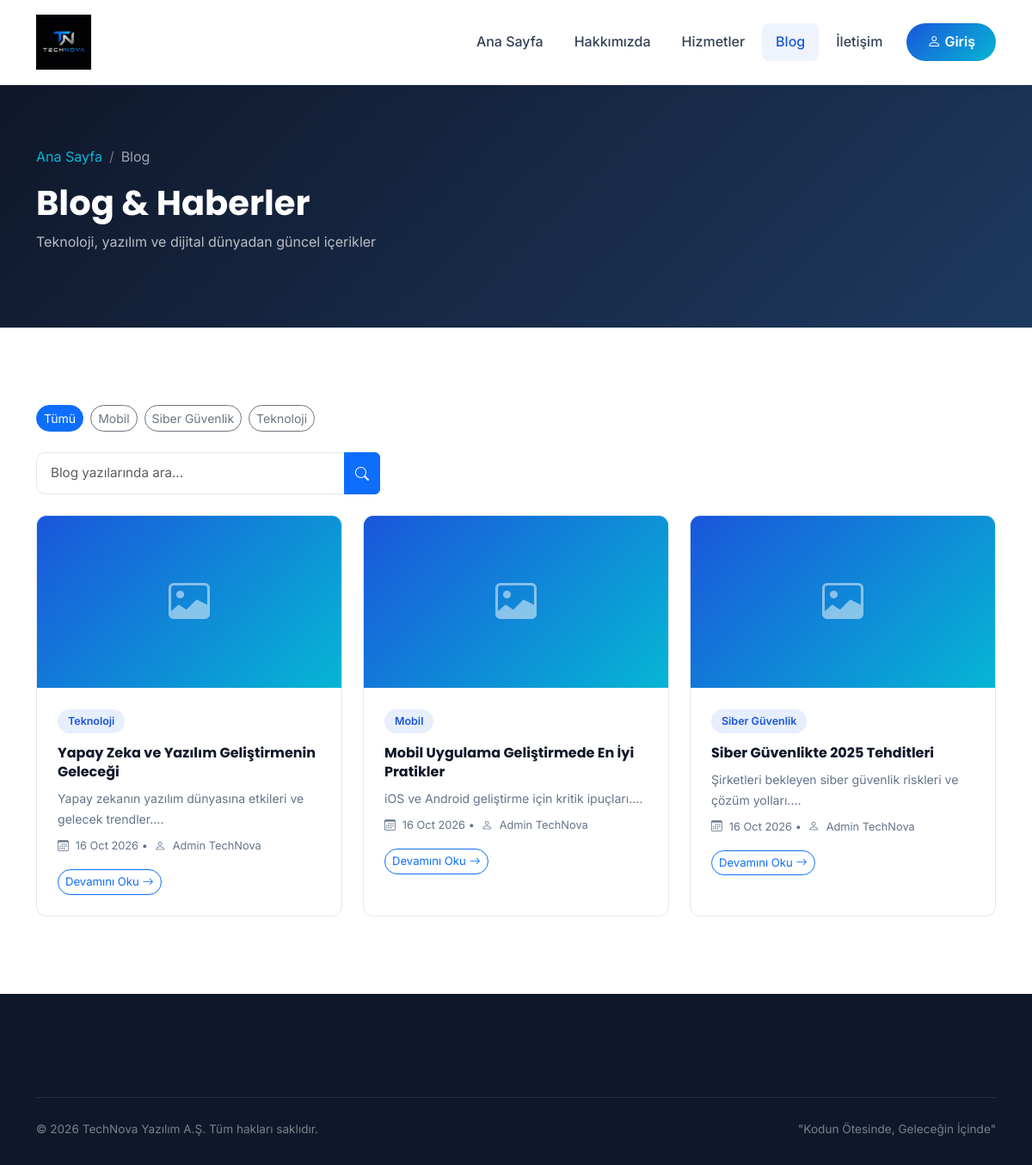
Screenshot of /blog.php with the database file from the repository.
### tables this page shows
CREATE TABLE `blog` (
  `id` int(11) NOT NULL AUTO_INCREMENT,
  `baslik` varchar(255) NOT NULL,
  `ozet` text DEFAULT NULL,
  `icerik` longtext NOT NULL,
  `resim` varchar(255) DEFAULT NULL,
  `kategori` varchar(100) DEFAULT NULL,
  `yazar_id` int(11) DEFAULT NULL,
  `tarih` datetime NOT NULL DEFAULT CURRENT_TIMESTAMP,
  `durum` enum('yayinda','taslak') NOT NULL DEFAULT 'yayinda',
  PRIMARY KEY (`id`),
  KEY `yazar_id` (`yazar_id`),
  CONSTRAINT `blog_ibfk_1` FOREIGN KEY (`yazar_id`) REFERENCES `kullanicilar` (`id`) ON DELETE SET NULL
);

CREATE TABLE `kullanicilar` (
  `id` int(11) NOT NULL AUTO_INCREMENT,
  `ad` varchar(100) NOT NULL,
  `soyad` varchar(100) NOT NULL,
  `email` varchar(191) NOT NULL,
  `sifre` varchar(255) NOT NULL,
  `rol` enum('admin','kullanici') NOT NULL DEFAULT 'kullanici',
  `olusturma_tarihi` datetime NOT NULL DEFAULT CURRENT_TIMESTAMP,
  PRIMARY KEY (`id`),
  UNIQUE KEY `email` (`email`)
);

### config.php (called while the page is built, shortened)
<?php
function isLoggedIn() {
    return isset($_SESSION['kullanici_id']);
}
?>

### blog.php (the view, shortened to what this page needs)
<?php require_once 'config.php'; ?>
<!DOCTYPE html>
<html lang="tr">
<head>
<link href="https://cdn.jsdelivr.net/npm/bootstrap@5.3.2/dist/css/bootstrap.min.css" rel="stylesheet">
<link href="https://cdn.jsdelivr.net/npm/bootstrap-icons@1.11.3/font/bootstrap-icons.css" rel="stylesheet">
<link href="<?= SITE_URL ?>/assets/css/style.css" rel="stylesheet">
</head>
<body>
<nav class="navbar navbar-expand-lg">
  <div class="container">
    <a class="navbar-brand" href="<?= SITE_URL ?>">
      <img src="<?= SITE_URL ?>/assets/img/logo.png" alt="TechNova" class="logo-img">
    </a>
    <div class="collapse navbar-collapse" id="navMain">
      <ul class="navbar-nav ms-auto align-items-lg-center gap-1">
        <li class="nav-item"><a class="nav-link" href="<?= SITE_URL ?>">Ana Sayfa</a></li>
        <li class="nav-item"><a class="nav-link" href="<?= SITE_URL ?>/hakkimizda.php">Hakkımızda</a></li>
        <li class="nav-item"><a class="nav-link" href="<?= SITE_URL ?>/hizmetler.php">Hizmetler</a></li>
        <li class="nav-item"><a class="nav-link active" href="<?= SITE_URL ?>/blog.php">Blog</a></li>
        <li class="nav-item"><a class="nav-link" href="<?= SITE_URL ?>/iletisim.php">İletişim</a></li>
        <?php if (isLoggedIn()): ?>
        <li class="nav-item"><a class="nav-link btn-nav-cta ms-2" href="<?= SITE_URL ?>/admin/index.php"><i class="bi bi-speedometer2"></i> Panel</a></li>
        <?php else: ?>
        <li class="nav-item"><a class="nav-link btn-nav-cta ms-2" href="<?= SITE_URL ?>/giris.php"><i class="bi bi-person"></i> Giriş</a></li>
        <?php endif; ?>
      </ul>
    </div>
  </div>
</nav>
<div class="page-header">
  <div class="container">
    <nav aria-label="breadcrumb">
      <ol class="breadcrumb mb-3">
        <li class="breadcrumb-item"><a href="<?= SITE_URL ?>">Ana Sayfa</a></li>
        <li class="breadcrumb-item active">Blog</li>
      </ol>
    </nav>
    <h1>Blog & Haberler</h1>
    <p>Teknoloji, yazılım ve dijital dünyadan güncel içerikler</p>
  </div>
</div>
<section class="section-pad">
  <div class="container">
    <?php
    $kategoriler = $pdo->query("SELECT DISTINCT kategori FROM blog WHERE durum='yayinda' AND kategori IS NOT NULL AND kategori != '' ORDER BY kategori")->fetchAll();
    ?>
    <?php if ($kategoriler): ?>
    <div class="mb-4 d-flex flex-wrap gap-2">
      <a href="<?= SITE_URL ?>/blog.php" class="btn btn-sm <?= !isset($_GET['kategori']) ? 'btn-primary' : 'btn-outline-secondary' ?>" style="border-radius:20px;">Tümü</a>
      <?php foreach($kategoriler as $kat): ?>
      <a href="?kategori=<?= urlencode($kat['kategori']) ?>" class="btn btn-sm <?= (isset($_GET['kategori']) && $_GET['kategori']==$kat['kategori']) ? 'btn-primary' : 'btn-outline-secondary' ?>" style="border-radius:20px;"><?= htmlspecialchars($kat['kategori']) ?></a>
      <?php endforeach; ?>
    </div>
    <?php endif; ?>
    <?php
    $where = "WHERE b.durum='yayinda'";
    $params = [];
    $page = max(1, (int)($_GET['sayfa'] ?? 1));
    $perPage = 9;
    $offset = ($page - 1) * $perPage;
    $stmt = $pdo->prepare("SELECT b.*, k.ad, k.soyad FROM blog b LEFT JOIN kullanicilar k ON b.yazar_id=k.id $where ORDER BY b.tarih DESC LIMIT $perPage OFFSET $offset");
    $stmt->execute($params);
    $posts = $stmt->fetchAll();
    ?>
    <form method="get" class="mb-4">
      <div class="input-group" style="max-width:400px;">
        <input type="text" name="ara" class="form-control" placeholder="Blog yazılarında ara..." value="<?= htmlspecialchars($_GET['ara'] ?? '') ?>">
        <button class="btn btn-primary" type="submit"><i class="bi bi-search"></i></button>
      </div>
    </form>
    <div class="row g-4">
      <?php foreach($posts as $blog): ?>
      <div class="col-lg-4 col-md-6">
        <div class="blog-card h-100">
          <?php if($blog['resim'] && file_exists(__DIR__.'/uploads/blog/'.$blog['resim'])): ?>
          <img src="<?= SITE_URL ?>/uploads/blog/<?= htmlspecialchars($blog['resim']) ?>" class="blog-card-img" alt="<?= htmlspecialchars($blog['baslik']) ?>">
          <?php else: ?>
          <div class="blog-card-img-placeholder"><i class="bi bi-image"></i></div>
          <?php endif; ?>
          <div class="blog-card-body">
            <?php if($blog['kategori']): ?>
            <span class="blog-category"><?= htmlspecialchars($blog['kategori']) ?></span>
            <?php endif; ?>
            <h5><a href="<?= SITE_URL ?>/blog-detay.php?id=<?= $blog['id'] ?>"><?= htmlspecialchars($blog['baslik']) ?></a></h5>
            <?php if($blog['ozet']): ?>
            <p style="font-size:0.88rem; color:#64748B; margin:0.5rem 0;"><?= htmlspecialchars(mb_substr($blog['ozet'],0,120)) ?>...</p>
            <?php endif; ?>
            <div class="blog-meta mt-2">
              <i class="bi bi-calendar3"></i> <?= date('d M Y', strtotime($blog['tarih'])) ?>
              <?php if($blog['ad']): ?> &bull; <i class="bi bi-person"></i> <?= htmlspecialchars($blog['ad'].' '.$blog['soyad']) ?><?php endif; ?>
            </div>
            <a href="<?= SITE_URL ?>/blog-detay.php?id=<?= $blog['id'] ?>" class="btn btn-sm btn-outline-primary mt-3" style="border-radius:20px; font-size:0.82rem;">Devamını Oku <i class="bi bi-arrow-right"></i></a>
          </div>
        </div>
      </div>
      <?php endforeach; ?>
    </div>
  </div>
</section>
<footer class="footer">
  <div class="container">
    <div class="footer-bottom" style="border-top:1px solid rgba(255,255,255,0.1); padding-top:25px;">
      <span>&copy; <?= date('Y') ?> TechNova Yazılım A.Ş. Tüm hakları saklıdır.</span>
      <span>"Kodun Ötesinde, Geleceğin İçinde"</span>
    </div>
  </div>
</footer>
</body>
</html>

### assets/css/style.css (style rules this page uses)
:root { --primary: #1A56DB; --primary-dark: #1344B5; --secondary: #0F172A; --accent: #06B6D4; --light: #F8FAFC; --gray: #64748B; --text: #334155; --white: #ffffff; --border: #E2E8F0; --shadow: 0 4px 24px rgba(26, 86, 219, 0.10); --radius: 12px; --transition: all 0.3s ease; }
* { margin: 0; padding: 0; box-sizing: border-box; }
body { font-family: 'Inter', sans-serif; color: var(--text); background: var(--white); line-height: 1.7; }
h1, h2, h3, h4, h5 { font-family: 'Poppins', sans-serif; color: var(--secondary); font-weight: 700; }
a { text-decoration: none; color: var(--primary); transition: var(--transition); }
.navbar { background: var(--white) !important; border-bottom: 1px solid var(--border); padding: 0.75rem 0; box-shadow: 0 2px 12px rgba(0,0,0,0.06); position: sticky; top: 0; z-index: 1000; }
.navbar-brand { display: flex; align-items: center; gap: 10px; font-family: 'Poppins', sans-serif; font-weight: 800; font-size: 1.5rem; color: var(--secondary) !important; }
.navbar-brand .logo-img { height: 64px; width: auto; object-fit: contain; display: inline-block; }
.nav-link { color: var(--text) !important; font-weight: 500; padding: 0.5rem 1rem !important; border-radius: 8px; transition: var(--transition); }
.nav-link:hover, .nav-link.active { color: var(--primary) !important; background: rgba(26, 86, 219, 0.07); }
.btn-nav-cta { background: linear-gradient(135deg, var(--primary), var(--accent)); color: white !important; border-radius: 25px; padding: 0.5rem 1.5rem !important; font-weight: 600; }
.section-pad { padding: 90px 0; }
.blog-card { background: white; border-radius: var(--radius); overflow: hidden; border: 1px solid var(--border); transition: var(--transition); height: 100%; }
.blog-card-img-placeholder { width: 100%; height: 200px; background: linear-gradient(135deg, var(--primary), var(--accent)); display: flex; align-items: center; justify-content: center; font-size: 3rem; color: rgba(255,255,255,0.5); }
.blog-card-body { padding: 1.5rem; }
.blog-category { display: inline-block; background: rgba(26, 86, 219, 0.1); color: var(--primary); padding: 0.2rem 0.75rem; border-radius: 20px; font-size: 0.78rem; font-weight: 600; margin-bottom: 0.75rem; }
.blog-card h5 { font-size: 1rem; margin-bottom: 0.5rem; line-height: 1.4; }
.blog-card h5 a { color: var(--secondary); }
.blog-meta { font-size: 0.8rem; color: var(--gray); display: flex; align-items: center; gap: 0.5rem; }
.footer { background: var(--secondary); color: rgba(255,255,255,0.75); padding: 70px 0 30px; }
.footer-bottom { border-top: 1px solid rgba(255,255,255,0.1); margin-top: 50px; padding-top: 25px; display: flex; justify-content: space-between; align-items: center; flex-wrap: wrap; gap: 1rem; font-size: 0.85rem; color: rgba(255,255,255,0.45); }
.form-control, .form-select { border: 1.5px solid var(--border); border-radius: 10px; padding: 0.75rem 1rem; font-size: 0.95rem; color: var(--text); transition: var(--transition); }
.page-header { background: linear-gradient(135deg, var(--secondary), #1e3a5f); padding: 70px 0; color: white; }
.page-header h1 { color: white; font-size: 2.5rem; }
.page-header p { color: rgba(255,255,255,0.7); }
.breadcrumb-item + .breadcrumb-item::before { color: rgba(255,255,255,0.4); }
.breadcrumb-item a { color: var(--accent); }
.breadcrumb-item.active { color: rgba(255,255,255,0.6); }

### rows the page displays
blog: kategori "Teknoloji", baslik "Yapay Zeka ve Yazılım Geliştirmenin Geleceği", ozet "Yapay zekanın yazılım dünyasına etkileri ve gelecek trendler.", tarih "16 Oct 2026", yazar.soyad "Admin TechNova"
blog: kategori "Mobil", baslik "Mobil Uygulama Geliştirmede En İyi Pratikler", ozet "iOS ve Android geliştirme için kritik ipuçları.", tarih "16 Oct 2026", yazar.soyad "Admin TechNova"
blog: kategori "Siber Güvenlik", baslik "Siber Güvenlikte 2025 Tehditleri", ozet "Şirketleri bekleyen siber güvenlik riskleri ve çözüm yolları.", tarih "16 Oct 2026", yazar.soyad "Admin TechNova"

### other values shown
$kat['kategori'] "Mobil"
$kat['kategori'] "Siber Güvenlik"
$kat['kategori'] "Teknoloji"
